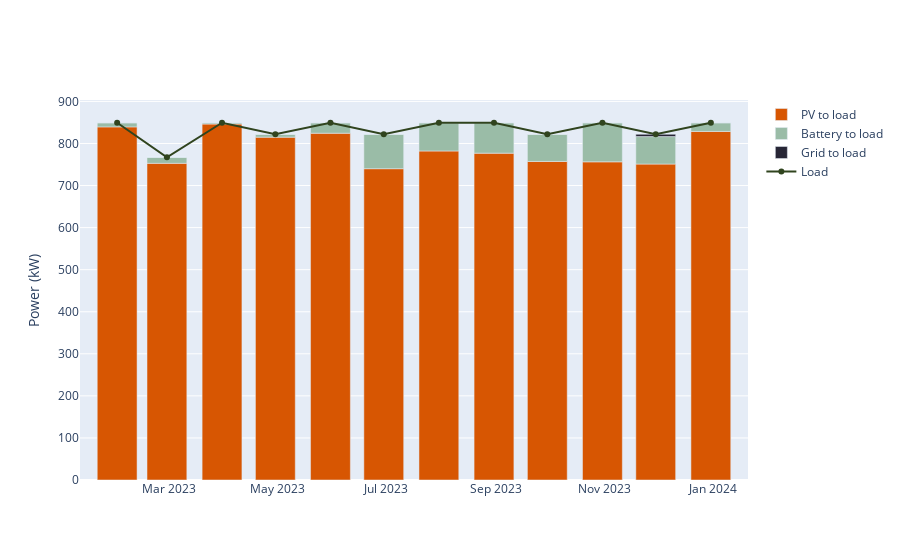
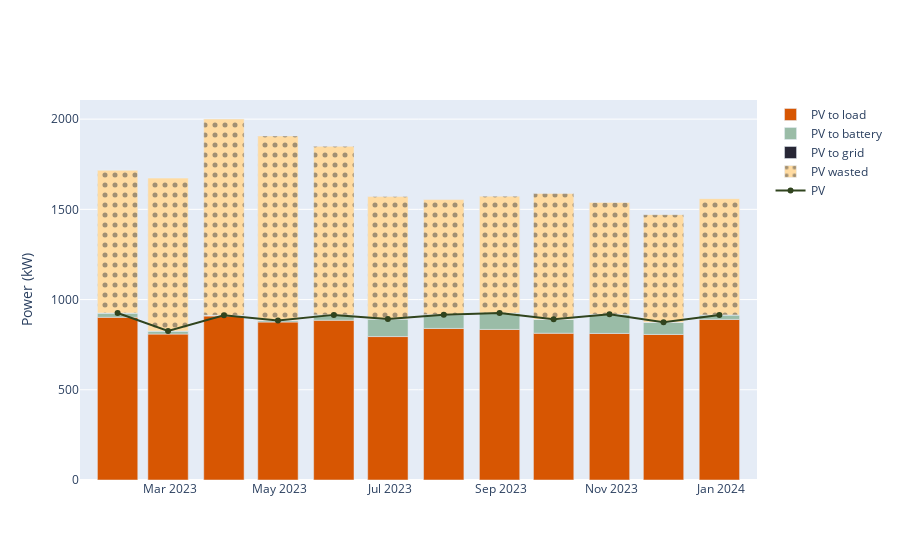
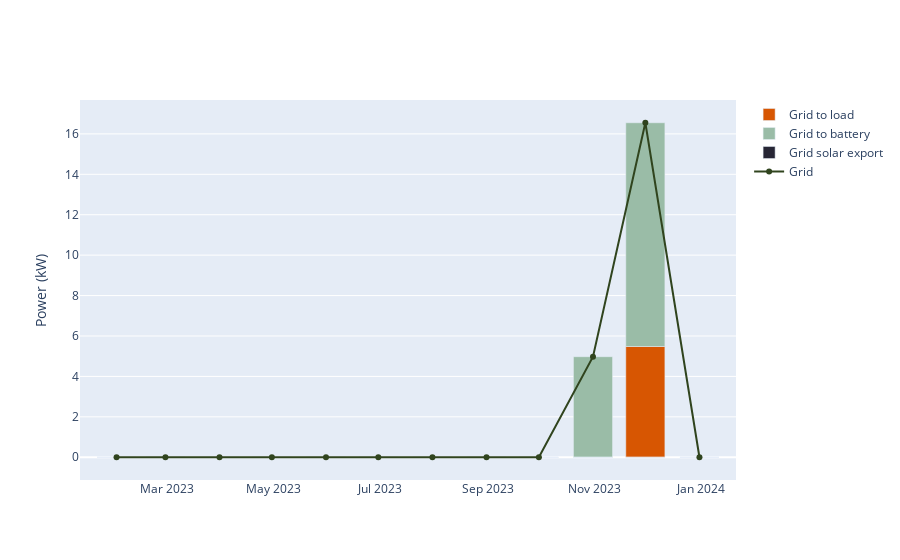

The cell these charts' notebook holds for them, in order:
### Code cell
datetime_from = datetime.datetime(2023,1,1,0,0,0)
datetime_to = datetime.datetime(2023,12,31,23,0,0)

fig1 = les.graph_load(monthly_data, datetime_from=datetime_from, datetime_to=datetime_to)
fig1.show()

fig2 = les.graph_solar(monthly_data, datetime_from=datetime_from, datetime_to=datetime_to)
fig2.show()

fig3 = les.graph_grid(monthly_data, datetime_from=datetime_from, datetime_to=datetime_to)
fig3.show()
